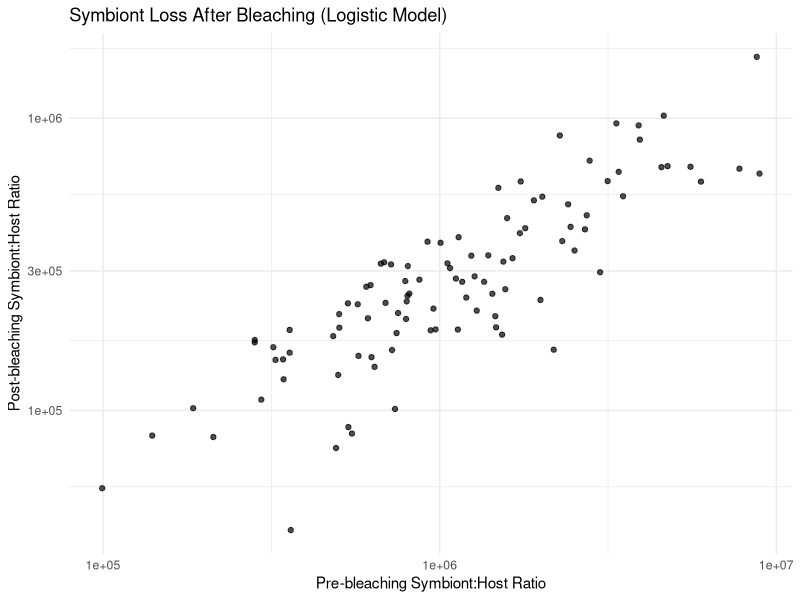
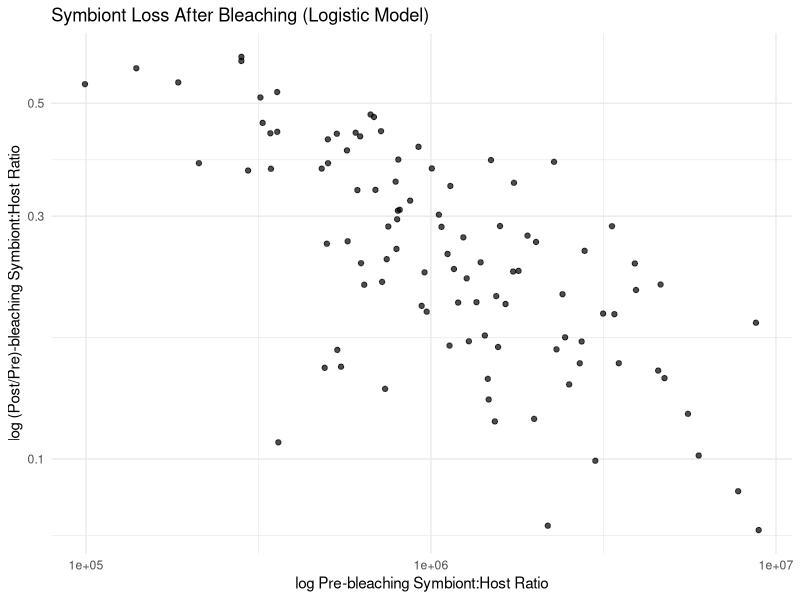

Recreate these plots in R, in order. (Note: this script raises an error after producing the figures.)
library(tidyverse)

set.seed(123)

# Parameters
n <- 100
geo_mean_pre <- 1e6
log_sd <- 1

# Logistic model parameters
base_effect <- 1.1         # adjusts average loss (higher = more loss)
correlation_strength <- 0.5  # strength of effect of pre-bleaching values
noise_sd <- 0.5             # how much randomness is in the loss

# Simulate data
df <- tibble(
  coral_id = 1:n,
  pre_bleaching = rlnorm(n, meanlog = log(geo_mean_pre), sdlog = log_sd),
  log_pre = log(pre_bleaching),
  noise = rnorm(n, mean = 0, sd = noise_sd)
) %>%
  mutate(
    linear_combo = base_effect + correlation_strength * scale(log_pre)[,1] + noise,
    loss_proportion = 1 / (1 + exp(-linear_combo)),  # logistic transform
    post_bleaching = pre_bleaching * (1 - loss_proportion)
  )

# Preview
df

ggplot(df, aes(x = pre_bleaching, y = post_bleaching)) +
  geom_point(alpha = 0.7) +
  scale_x_log10() +
  scale_y_log10() +
  labs(x = "Pre-bleaching Symbiont:Host Ratio",
       y = "Post-bleaching Symbiont:Host Ratio",
       title = "Symbiont Loss After Bleaching (Logistic Model)") +
  theme_minimal()

ggplot(df, aes(x = pre_bleaching, y = post_bleaching/pre_bleaching)) +
  geom_point(alpha = 0.7) +
  scale_x_log10() +
  scale_y_log10() +
  labs(x = "log Pre-bleaching Symbiont:Host Ratio",
       y = "log (Post/Pre)-bleaching Symbiont:Host Ratio",
       title = "Symbiont Loss After Bleaching (Logistic Model)") +
  theme_minimal()

hist(log10(post_bleaching/pre_bleaching))
